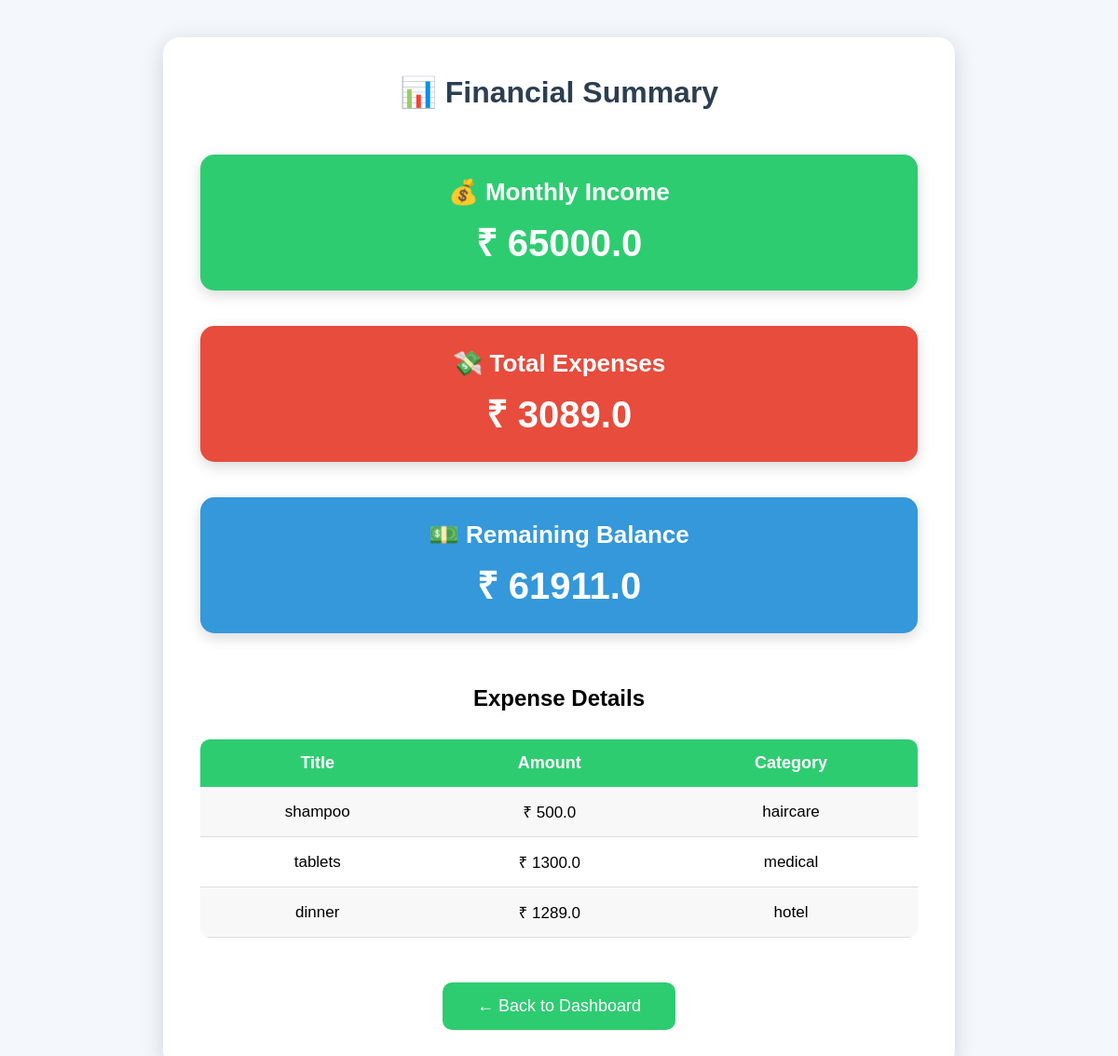
/tracker (signed in), run on the app's committed database.
### models.py (models this page shows)
class Expense(db.Model):
    id = db.Column(db.Integer, primary_key=True)
    title = db.Column(db.String(100), nullable=False)
    amount = db.Column(db.Float, nullable=False)
    category = db.Column(db.String(50), nullable=False)
    user_id = db.Column(
        db.Integer,
        db.ForeignKey("user.id"),
        nullable=False
    )

### app.py (the view)
@app.route("/tracker")
def tracker():
    if "user_id" not in session:
        return redirect("/login")
    incomes = Income.query.filter_by(
        user_id=session["user_id"]
    ).all()
    expenses = Expense.query.filter_by(
        user_id=session["user_id"]
    ).all()
    total_income = sum(income.amount for income in incomes)
    total_expense = sum(expense.amount for expense in expenses)
    balance = total_income - total_expense
    return render_template(
        "tracker.html",
        incomes=incomes,
        expenses=expenses,
        total_income=total_income,
        total_expense=total_expense,
        balance=balance
    )

### templates/tracker.html (shortened to what this page needs)
<!DOCTYPE html>
<html>
<head>
    <link rel="stylesheet"
      href="{{ url_for('static', filename='css/tracker.css') }}">
<body>
<div class="container">
    <h1>📊 Financial Summary</h1>
    <br>
    <div class="summary-card income-card">
        <h3>💰 Monthly Income</h3>
        <h2>₹ {{ total_income }}</h2>
    </div>
    <br>
    <div class="summary-card expense-card">
        <h3>💸 Total Expenses</h3>
        <h2>₹ {{ total_expense }}</h2>
    </div>
    <br>
    <div class="summary-card balance-card">
        <h3>💵 Remaining Balance</h3>
        <h2>₹ {{ balance }}</h2>
    </div>
    <br><br>
    <h2>Expense Details</h2>
    <table class="expense-table">
        <tr>
            <th>Title</th>
            <th>Amount</th>
            <th>Category</th>
        </tr>
        {% for expense in expenses %}
        <tr>
            <td>{{ expense.title }}</td>
            <td>₹ {{ expense.amount }}</td>
            <td>{{ expense.category }}</td>
        </tr>
        {% endfor %}
    </table>
    <br>
    <a href="/dashboard">
        <button class="back-btn">
    ← Back to Dashboard
</button>
    </a>
</div>
</body>
</html>

### static/css/tracker.css (style rules this page uses)
* { margin:0; padding:0; box-sizing:border-box; }
body { font-family:Arial, Helvetica, sans-serif; background:#f4f7fb; padding:40px; }
.container { width:850px; max-width:95%; margin:auto; background:white; padding:40px; border-radius:18px; box-shadow:0px 5px 25px rgba(0,0,0,0.15); text-align:center; }
h1 { color:#2c3e50; margin-bottom:30px; }
.summary-card { width:100%; padding:25px; margin-bottom:20px; border-radius:15px; color:white; box-shadow:0px 5px 15px rgba(0,0,0,0.15); }
.summary-card h3 { font-size:26px; margin-bottom:10px; }
.summary-card h2 { font-size:40px; }
.income-card { background:#2ecc71; }
.expense-card { background:#e74c3c; }
.balance-card { background:#3498db; }
.expense-table { width:100%; border-collapse:collapse; margin-top:30px; overflow:hidden; border-radius:10px; }
.expense-table th { background:#2ecc71; color:white; padding:15px; font-size:18px; }
.expense-table td { padding:15px; border-bottom:1px solid #ddd; font-size:17px; }
.expense-table tr:nth-child(even) { background:#f8f8f8; }
.back-btn { width:250px; padding:15px; margin-top:30px; border:none; border-radius:10px; background:#2ecc71; color:white; font-size:18px; cursor:pointer; transition:.3s; }

### data on the page
Expense: title "shampoo", amount "500.0", category "haircare"
Expense: title "tablets", amount "1300.0", category "medical"
Expense: title "dinner", amount "1289.0", category "hotel"

### other printed values
{{ total_income }} "65000.0"
{{ total_expense }} "3089.0"
{{ balance }} "61911.0"
